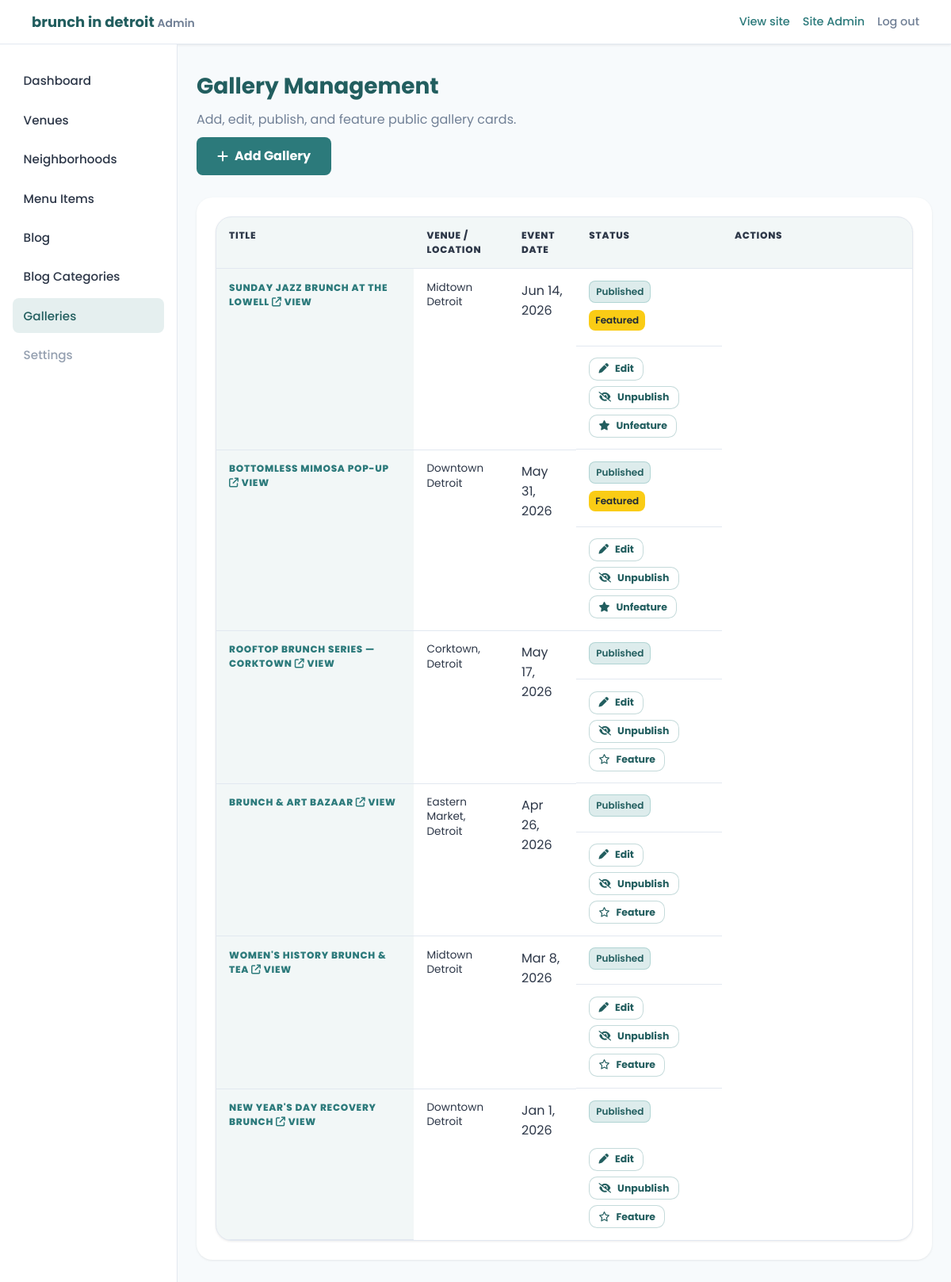
The page /admin/galleries.php (signed in) on the database its author committed.
### tables this page shows
CREATE TABLE IF NOT EXISTS galleries (
  id INT UNSIGNED NOT NULL AUTO_INCREMENT,
  slug VARCHAR(160) NOT NULL,
  title VARCHAR(255) NOT NULL,
  venue_id INT UNSIGNED NULL,
  event_date DATE NULL,
  location_label VARCHAR(200) NULL,
  description TEXT NULL,
  cover_image_path VARCHAR(500) NULL,
  gallery_url VARCHAR(500) NULL,
  is_published TINYINT(1) NOT NULL DEFAULT 0,
  is_featured TINYINT(1) NOT NULL DEFAULT 0,
  created_at DATETIME NOT NULL DEFAULT CURRENT_TIMESTAMP,
  updated_at DATETIME NOT NULL DEFAULT CURRENT_TIMESTAMP ON UPDATE CURRENT_TIMESTAMP,
  PRIMARY KEY (id),
  UNIQUE KEY uq_galleries_slug (slug),
  KEY idx_galleries_venue (venue_id),
  KEY idx_galleries_event_date (event_date),
  CONSTRAINT fk_galleries_venue
    FOREIGN KEY (venue_id) REFERENCES venues (id)
    ON DELETE SET NULL ON UPDATE CASCADE
);

### public/admin/galleries.php (called while the page is built, shortened)
<?php
require_once __DIR__ . '/../../app/bootstrap.php';
require_once APP_ROOT . '/models/Gallery.php';
$debug      = (bool) (app_config()['debug'] ?? false);
try {
    $galleries = Gallery::all();
} catch (Throwable $ex) {
    $galleries   = [];
    $flashError  = $debug ? $ex->getMessage() : 'Could not load galleries.';
}
require APP_ROOT . '/views/partials/admin-header.php';
require APP_ROOT . '/views/partials/admin-sidebar.php';
require APP_ROOT . '/views/admin/galleries.php';
require APP_ROOT . '/views/partials/admin-footer.php';

### app/helpers/functions.php (called while the page is built, shortened)
<?php
function app_config(): array
{
    static $config = null;
    if ($config === null) {
        $path = APP_ROOT . '/config/config.php';
        $config = require $path;
    }
    return $config;
}
function e(?string $value): string
{
    return htmlspecialchars($value ?? '', ENT_QUOTES | ENT_SUBSTITUTE, 'UTF-8');
}
function asset_url(string $path): string
{
    $path = ltrim($path, '/');
    $base = rtrim((string) (app_config()['base_url'] ?? ''), '/');
    if ($base === '') {
        return '/' . $path;
    }
    return $base . '/' . $path;
}
function admin_url(string $path): string
{
    $path = ltrim($path, '/');
    return asset_url('admin/' . $path);
}

### app/config/config.php (called while the page is built, shortened)
<?php
return [
    'site_domain' => 'brunchindetroit.com',
    'site_name_display' => 'brunch in detroit',
    'environment' => 'local',
    'debug' => true,
    'base_url' => '',
    'db' => [
        'host' => '127.0.0.1',
        'port' => 3306,
        'name' => 'brunchindetroit',
        'user' => 'root',
        'password' => '',
        'charset' => 'utf8mb4',
    ],
    'session' => [
        'name' => 'brunch_admin_session',
    ],
    'uploads' => [
        'max_bytes' => 5 * 1024 * 1024,
        'allowed_mime' => ['image/jpeg', 'image/png', 'image/webp', 'image/gif'],
    ],
];

### app/bootstrap.php (called while the page is built, shortened)
<?php
require APP_ROOT . '/helpers/functions.php';
require APP_ROOT . '/helpers/auth.php';
require APP_ROOT . '/config/database.php';
$config = app_config();

### app/helpers/auth.php (called while the page is built, shortened)
<?php
function admin_session_start(): void
{
    if (session_status() === PHP_SESSION_ACTIVE) {
        return;
    }
    $config = app_config();
}

### app/config/database.php (called while the page is built, shortened)
<?php
function db(): PDO
{
    $config = app_config();
    $db = $config['db'];
    $dsn = sprintf(
        'mysql:host=%s;port=%d;dbname=%s;charset=%s',
        $db['host'],
        (int) $db['port'],
        $db['name'],
        $db['charset']
    );
    $pdo = new PDO($dsn, $db['user'], $db['password'], [
        PDO::ATTR_ERRMODE => PDO::ERRMODE_EXCEPTION,
        PDO::ATTR_DEFAULT_FETCH_MODE => PDO::FETCH_ASSOC,
        PDO::ATTR_EMULATE_PREPARES => false,
    ]);
    return $pdo;
}

### app/models/Gallery.php (called while the page is built, shortened)
<?php
final class Gallery
{
    public static function all(): array
    {
        $pdo = db();
        $sql = "
            SELECT
                g.id,
                g.slug,
                g.title,
                g.venue_id,
                g.event_date,
                g.location_label,
                g.description,
                g.cover_image_path,
                g.gallery_url,
                g.is_published,
                g.is_featured,
                g.created_at,
                g.updated_at,
                v.name AS venue_name
            FROM galleries g
            LEFT JOIN venues v ON v.id = g.venue_id
            ORDER BY g.created_at DESC
        ";
        return $pdo->query($sql)->fetchAll();
    }
}

### app/views/admin/galleries.php (the view, shortened to what this page needs)
<div class="admin-page-header">
    <div>
        <h1 class="admin-page-title">Gallery Management</h1>
        <p class="admin-page-lead">Add, edit, publish, and feature public gallery cards.</p>
    </div>
    <a class="btn btn--primary" href="<?= e(admin_url('gallery-edit.php')) ?>">
        <i class="fa-solid fa-plus"></i> Add Gallery
    </a>
</div>
<?php if (empty($galleries)): ?>
    <div class="empty-state">
        <h3>No galleries yet</h3>
        <p>Add your first gallery to publish event photos on the public Gallery page.</p>
        <p style="margin-top:1rem">
            <a class="btn btn--primary" href="<?= e(admin_url('gallery-edit.php')) ?>">
                <i class="fa-solid fa-plus"></i> Add Gallery
            </a>
        </p>
    </div>
<?php else: ?>
    <div class="admin-panel">
        <div class="admin-table__wrap">
            <table class="admin-table">
                <thead>
                    <tr>
                        <th scope="col">Title</th>
                        <th scope="col">Venue / Location</th>
                        <th scope="col">Event Date</th>
                        <th scope="col">Status</th>
                        <th scope="col" class="admin-table__actions-col">Actions</th>
                    </tr>
                </thead>
                <tbody>
                <?php foreach ($galleries as $g):
                    $gid        = (int) ($g['id'] ?? 0);
                    $isPub      = !empty($g['is_published']);
                    $isFeat     = !empty($g['is_featured']);
                    $locLabel   = (string) ($g['location_label'] ?? '');
                    $dateRaw    = $g['event_date'] ?? null;
                    $dateStr    = ($dateRaw !== null && $dateRaw !== '')
                        ? date('M j, Y', strtotime((string) $dateRaw))
                        : '—';
                    ?>
                    <tr>
                        <th scope="row" class="admin-table__title-cell">
                            <a href="<?= e(admin_url('gallery-edit.php?id=' . $gid)) ?>">
                                <?= e((string) ($g['title'] ?? '(untitled)')) ?>
                            </a>
                            <?php if (!empty($g['gallery_url'])): ?>
                                <a href="<?= e((string) $g['gallery_url']) ?>" target="_blank" rel="noopener noreferrer"
                                   class="admin-table__sublink" title="Open gallery URL">
                                    <i class="fa-solid fa-arrow-up-right-from-square"></i> View
                                </a>
                            <?php endif; ?>
                        </th>
                        <td>
                            <?php if ($locLabel !== ''): ?>
                                <div class="admin-table__muted"><?= e($locLabel) ?></div>
                            <?php endif; ?>
                        </td>
                        <td><?= e($dateStr) ?></td>
                        <td class="admin-table__badges">
                            <?php if ($isPub): ?>
                                <span class="badge badge--success">Published</span>
                            <?php else: ?>
                                <span class="badge badge--draft">Draft</span>
                            <?php endif; ?>
                            <?php if ($isFeat): ?>
                                <span class="badge badge--accent">Featured</span>
                            <?php endif; ?>
                        </td>
                        <td class="admin-table__actions">
                            <a class="btn btn--outline btn--sm"
                               href="<?= e(admin_url('gallery-edit.php?id=' . $gid)) ?>">
                                <i class="fa-solid fa-pen"></i> Edit
                            </a>
                            <form method="post" action="<?= e(admin_url('galleries.php')) ?>">
                                <?php if ($isPub): ?>
                                    <button type="submit" class="btn btn--outline btn--sm">
                                        <i class="fa-solid fa-eye-slash"></i> Unpublish
                                    </button>
                                <?php endif; ?>
                            </form>
                            <form method="post" action="<?= e(admin_url('galleries.php')) ?>">
                                <?php if ($isFeat): ?>
                                    <button type="submit" class="btn btn--outline btn--sm">
                                        <i class="fa-solid fa-star"></i> Unfeature
                                    </button>
                                <?php else: ?>
                                    <button type="submit" class="btn btn--outline btn--sm">
                                        <i class="fa-regular fa-star"></i> Feature
                                    </button>
                                <?php endif; ?>
                            </form>
                        </td>
                    </tr>
                <?php endforeach; ?>
                </tbody>
            </table>
        </div>
    </div>
<?php endif; ?>

### rows shown on the page
galleries: title "SUNDAY JAZZ BRUNCH AT THE LOWELL", location_label "Midtown Detroit", event_date "Jun 14, 2026", is_published "Published", is_featured "Featured"
galleries: title "BOTTOMLESS MIMOSA POP-UP", location_label "Downtown Detroit", event_date "May 31, 2026", is_published "Published", is_featured "Featured"
galleries: title "ROOFTOP BRUNCH SERIES — CORKTOWN", location_label "Corktown, Detroit", event_date "May 17, 2026", is_published "Published", is_featured 0 (drawn)
galleries: title "BRUNCH & ART BAZAAR", location_label "Eastern Market, Detroit", event_date "Apr 26, 2026", is_published "Published", is_featured 0 (drawn)
galleries: title "WOMEN'S HISTORY BRUNCH & TEA", location_label "Midtown Detroit", event_date "Mar 8, 2026", is_published "Published", is_featured 0 (drawn)
galleries: title "NEW YEAR'S DAY RECOVERY BRUNCH", location_label "Downtown Detroit", event_date "Jan 1, 2026", is_published "Published", is_featured 0 (drawn)

### other values the page prints
site_name_display() "brunch in detroit"
$adminDisplayName "Site Admin"
